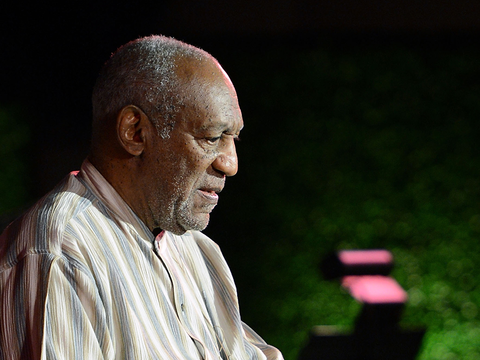
#> input picture SB_task2/data/ears/test/0013.png, 480 x 360 px
$ python run_evaluation.py
#> lines starting #> are read from the running program, lines starting #| are printed output that depends on the picture
#> (reads SB_task2/config.json from the repository)
#> in run_evaluation, img is the input picture: shape (360, 480, 3); mean B, G, R 43.3, 54.8, 54.7
### SB_task2/preprocessing/preprocess.py
import cv2
#from PIL import Image, ImageEnhance
from PIL import Image
from PIL import ImageFilter
from PIL import ImageEnhance
import numpy as np

class Preprocess:

    # [29 lines left out: functions histogram_equlization_rgb, edge_Enhance, not called in this run]

    def britness_correction(self, img, factor):
#> called with factor = 0.9
        color_coverted = cv2.cvtColor(img, cv2.COLOR_BGR2RGB)
        pil_image = Image.fromarray(color_coverted)

        #image brightness enhancer
        enhancer = ImageEnhance.Brightness(pil_image)

        # apply brightness correction with a specified factor
        im_output = enhancer.enhance(factor)
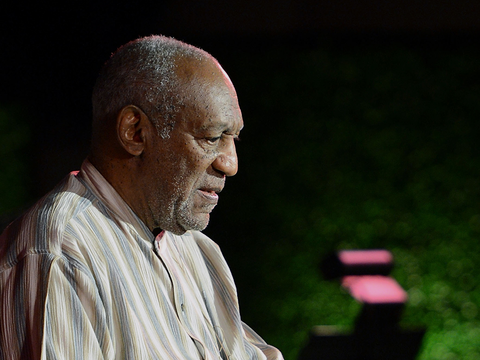
#> im_output: PIL image 480x360 RGB; mean R, G, B 48.8, 48.8, 38.4

        # use numpy to convert the pil_image into a numpy array
        numpy_image = np.array(im_output)

        # convert to a openCV2 image, notice the COLOR_RGB2BGR which means that
        # the color is converted from RGB to BGR format
        img = cv2.cvtColor(numpy_image, cv2.COLOR_RGB2BGR)
        return img

    # [7 lines left out: function gammaCorrection, not called in this run]
    # Add your own preprocessing techniques here.

### SB_task2/detectors/cascade_detector/detector.py
import cv2, sys, os

class Detector:
	# This example of a detector detects faces. However, you have annotations for ears!

	#cascade = cv2.CascadeClassifier(os.path.join(os.path.dirname(os.path.realpath(__file__)), 'cascades', 'lbpcascade_frontalface.xml'))
	cascade = cv2.CascadeClassifier(os.path.join(os.path.dirname(os.path.realpath(__file__)), 'cascades', "haarcascade_mcs_leftear.xml"))
	cascade1 = cv2.CascadeClassifier(os.path.join(os.path.dirname(os.path.realpath(__file__)), 'cascades', "haarcascade_mcs_rightear.xml"))

	def detect(self, img):
		det_list = self.cascade.detectMultiScale(img, 1.02, 1)
#> det_list = [[115, 107, 31, 52]]
		det_list1 = self.cascade1.detectMultiScale(img, 1.02, 1)
#> det_list1 = ()
		novi_seznam = list()
		novi_seznam.extend(det_list)
		novi_seznam.extend(det_list1)
		i = 0
		detectionList1 = []
		while i < len(novi_seznam):
			if novi_seznam[i][2] < 200 and novi_seznam[i][3] < 200:
				detectionList1.append(novi_seznam[i])
			i += 1
#> this loop made 1 pass
#> i on pass 1: 1
#> after the loop, detectionList1 = [[115, 107, 31, 52]]; i = 1
		return detectionList1
		#return novi_seznam
		#return det_list
		#return det_list1

# [8 lines that do not run on import are left out]

### SB_task2/run_evaluation.py
import cv2
import numpy as np
import glob
import os
from pathlib import Path
import json
from preprocessing.preprocess import Preprocess
from metrics.evaluation import Evaluation

class EvaluateAll:

    def __init__(self):
        os.chdir(os.path.dirname(os.path.realpath(__file__)))

        with open('config.json') as config_file:
            config = json.load(config_file)

        self.images_path = config['images_path']
        self.annotations_path = config['annotations_path']

    def get_annotations(self, annot_name):
            with open(annot_name) as f:
                lines = f.readlines()
                annot = []
                for line in lines:
                    l_arr = line.split(" ")[1:5]
                    l_arr = [int(i) for i in l_arr]
                    annot.append(l_arr)
            return annot

    def run_evaluation(self):

        im_list = sorted(glob.glob(self.images_path + '/*.png', recursive=True))
        iou_arr = []
        mAP_arr = []
        TP = 0
        preprocess = Preprocess()
        eval = Evaluation()

        # Change the following detector and/or add your detectors below
        import detectors.cascade_detector.detector as cascade_detector
        # import detectors.your_super_detector.detector as super_detector
        cascade_detector = cascade_detector.Detector()


        for im_name in im_list:

            # Read an image
            img = cv2.imread(im_name)

            # Apply some preprocessing
            #img = preprocess.histogram_equlization_rgb(img) # This one makes VJ worse
            #tryed edge enhancement preprossesing and the iou score droped from 33.21% to 19.6% and mAP score droped from 19.93% to 15.6%
            #img = preprocess.edge_Enhance(img)
            # tryed britness correction and a slighter darker image gives slightly better results iou 33.51% and mAP 20.80%
            img = preprocess.britness_correction(img,0.9)

            # Run the detector. It runs a list of all the detected bounding-boxes. In segmentor you only get a mask matrices, but use the iou_compute in the same way.
            prediction_list = cascade_detector.detect(img)
#> prediction_list = [[115, 107, 31, 52]]

            # Read annotations:
            annot_name = os.path.join(self.annotations_path, Path(os.path.basename(im_name)).stem) + '.txt'
            annot_list = self.get_annotations(annot_name)

            # Only for detection:
            p, gt = eval.prepare_for_detection(prediction_list, annot_list)

            iou = eval.iou_compute(p, gt)
            mAP = eval.mAP_compute(p,gt)
            if mAP == 1:
                TP += 1
            iou_arr.append(iou)
            mAP_arr.append(mAP)
        miou = np.average(iou_arr)
        mmAP = TP / len(mAP_arr)
        print("\n")
        print("Average IOU:", f"{miou:.2%}")
        print("\n")
        print("Average mAP:", f"{mmAP:.2%}")
        print("\n")


if __name__ == '__main__':
    ev = EvaluateAll()
#> (the run stopped early here; a loop or call above may not have finished)
